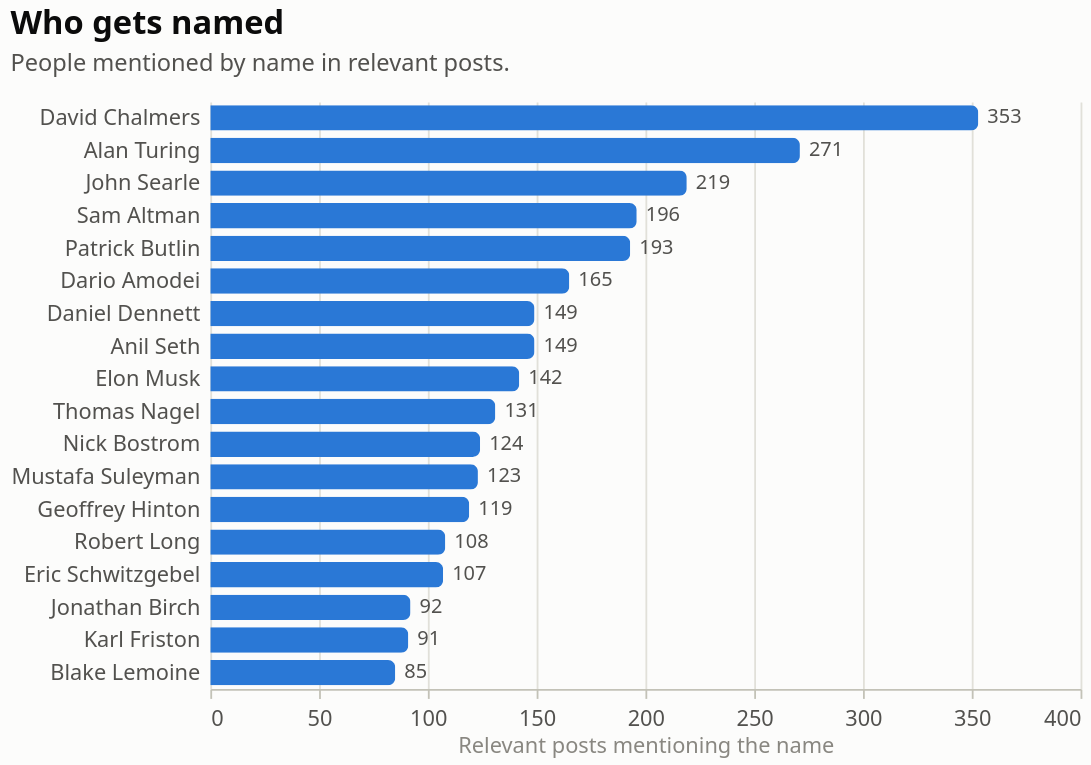

Write the Vega-Lite specification saved for this chart.
### Vega-Lite specification from a JSON file in a GitHub repository (floating-point values rounded to 4 significant figures)
{"$schema": "https://vega.github.io/schema/vega-lite/v6.4.1.json", "config": {"axis": {"domainColor": "#c3c2b7", "gridColor": "#e1e0d9", "gridWidth": 1, "labelColor": "#52514e", "labelFont": "system-ui, -apple-system, 'Segoe UI', sans-serif", "labelFontSize": 12, "labelPadding": 6, "tickColor": "#c3c2b7", "titleColor": "#898781", "titleFont": "system-ui, -apple-system, 'Segoe UI', sans-serif", "titleFontSize": 12, "titleFontWeight": 400}, "axisX": {"grid": false}, "axisY": {"domain": false, "ticks": false}, "background": "#fcfcfb", "bar": {"cornerRadiusEnd": 4}, "font": "system-ui, -apple-system, 'Segoe UI', sans-serif", "header": {"labelColor": "#0b0b0b", "labelFont": "system-ui, -apple-system, 'Segoe UI', sans-serif", "labelFontSize": 13, "labelFontWeight": 600, "titleColor": "#898781", "titleFont": "system-ui, -apple-system, 'Segoe UI', sans-serif"}, "legend": {"direction": "horizontal", "labelColor": "#52514e", "labelFont": "system-ui, -apple-system, 'Segoe UI', sans-serif", "labelFontSize": 12, "orient": "top", "symbolSize": 80, "symbolType": "square", "titleColor": "#898781", "titleFont": "system-ui, -apple-system, 'Segoe UI', sans-serif", "titleFontSize": 12, "titleOrient": "left"}, "line": {"strokeCap": "round", "strokeJoin": "round", "strokeWidth": 2}, "point": {"filled": true, "size": 64}, "range": {"category": ["#2a78d6", "#eb6834", "#1baf7a", "#eda100", "#e87ba4", "#008300", "#4a3aa7", "#e34948"]}, "text": {"color": "#52514e", "font": "system-ui, -apple-system, 'Segoe UI', sans-serif", "fontSize": 12}, "title": {"anchor": "start", "color": "#0b0b0b", "font": "system-ui, -apple-system, 'Segoe UI', sans-serif", "fontSize": 18, "fontWeight": 600, "offset": 14, "subtitleColor": "#52514e", "subtitleFontSize": 13, "subtitlePadding": 6}, "view": {"stroke": null}}, "data": {"name": "data-8d1ea433820e168a746d1661ca88c4a7"}, "datasets": {"data-8d1ea433820e168a746d1661ca88c4a7": [{"by_group": {"academic": 122, "ai_field": 66, "general": 110, "journalism": 29, "religion": 26}, "group": "philosopher", "name": "David Chalmers", "posts": 353, "share": 0.1259}, {"by_group": {"academic": 69, "ai_field": 73, "general": 91, "journalism": 25, "religion": 13}, "group": "scientist", "name": "Alan Turing", "posts": 271, "share": 0.0967}, {"by_group": {"academic": 88, "ai_field": 33, "general": 67, "journalism": 12, "religion": 19}, "group": "philosopher", "name": "John Searle", "posts": 219, "share": 0.0781}, {"by_group": {"academic": 28, "ai_field": 79, "general": 48, "journalism": 25, "religion": 16}, "group": "industry", "name": "Sam Altman", "posts": 196, "share": 0.0699}, {"by_group": {"academic": 77, "ai_field": 58, "general": 43, "journalism": 10, "religion": 5}, "group": "philosopher", "name": "Patrick Butlin", "posts": 193, "share": 0.0689}, {"by_group": {"academic": 23, "ai_field": 66, "general": 41, "journalism": 22, "religion": 13}, "group": "industry", "name": "Dario Amodei", "posts": 165, "share": 0.0589}, {"by_group": {"academic": 61, "ai_field": 24, "general": 41, "journalism": 13, "religion": 10}, "group": "philosopher", "name": "Daniel Dennett", "posts": 149, "share": 0.0532}, {"by_group": {"academic": 48, "ai_field": 34, "general": 46, "journalism": 12, "religion": 9}, "group": "scientist", "name": "Anil Seth", "posts": 149, "share": 0.0532}, {"by_group": {"academic": 21, "ai_field": 46, "general": 37, "journalism": 24, "religion": 14}, "group": "industry", "name": "Elon Musk", "posts": 142, "share": 0.0507}, {"by_group": {"academic": 46, "ai_field": 18, "general": 53, "journalism": 5, "religion": 9}, "group": "philosopher", "name": "Thomas Nagel", "posts": 131, "share": 0.0467}, {"by_group": {"academic": 42, "ai_field": 32, "general": 24, "journalism": 14, "religion": 12}, "group": "philosopher", "name": "Nick Bostrom", "posts": 124, "share": 0.0442}, {"by_group": {"academic": 24, "ai_field": 40, "general": 45, "journalism": 6, "religion": 8}, "group": "industry", "name": "Mustafa Suleyman", "posts": 123, "share": 0.0439}, {"by_group": {"academic": 25, "ai_field": 34, "general": 33, "journalism": 16, "religion": 11}, "group": "ai_researcher", "name": "Geoffrey Hinton", "posts": 119, "share": 0.0425}, {"by_group": {"academic": 39, "ai_field": 36, "general": 19, "journalism": 10, "religion": 4}, "group": "philosopher", "name": "Robert Long", "posts": 108, "share": 0.0385}, {"by_group": {"academic": 50, "ai_field": 30, "general": 20, "journalism": 3, "religion": 4}, "group": "philosopher", "name": "Eric Schwitzgebel", "posts": 107, "share": 0.0382}, {"by_group": {"academic": 40, "ai_field": 26, "general": 19, "journalism": 5, "religion": 2}, "group": "philosopher", "name": "Jonathan Birch", "posts": 92, "share": 0.0328}, {"by_group": {"academic": 38, "ai_field": 18, "general": 27, "journalism": 4, "religion": 4}, "group": "scientist", "name": "Karl Friston", "posts": 91, "share": 0.0325}, {"by_group": {"academic": 16, "ai_field": 26, "general": 26, "journalism": 14, "religion": 3}, "group": "ai_researcher", "name": "Blake Lemoine", "posts": 85, "share": 0.0303}]}, "height": 324, "layer": [{"encoding": {"tooltip": [{"field": "name", "type": "nominal"}, {"field": "group", "title": "Role", "type": "nominal"}, {"field": "posts", "title": "Posts", "type": "quantitative"}, {"field": "share", "format": ".0%", "title": "Share", "type": "quantitative"}], "x": {"axis": {"grid": true}, "field": "posts", "title": "Relevant posts mentioning the name", "type": "quantitative"}, "y": {"field": "name", "sort": ["David Chalmers", "Alan Turing", "John Searle", "Sam Altman", "Patrick Butlin", "Dario Amodei", "Daniel Dennett", "Anil Seth", "Elon Musk", "Thomas Nagel", "Nick Bostrom", "Mustafa Suleyman", "Geoffrey Hinton", "Robert Long", "Eric Schwitzgebel", "Jonathan Birch", "Karl Friston", "Blake Lemoine"], "title": null, "type": "nominal"}}, "mark": {"color": "#2a78d6", "height": 14, "type": "bar"}}, {"encoding": {"text": {"field": "posts", "format": ",d", "type": "quantitative"}, "x": {"field": "posts", "type": "quantitative"}, "y": {"field": "name", "sort": ["David Chalmers", "Alan Turing", "John Searle", "Sam Altman", "Patrick Butlin", "Dario Amodei", "Daniel Dennett", "Anil Seth", "Elon Musk", "Thomas Nagel", "Nick Bostrom", "Mustafa Suleyman", "Geoffrey Hinton", "Robert Long", "Eric Schwitzgebel", "Jonathan Birch", "Karl Friston", "Blake Lemoine"], "type": "nominal"}}, "mark": {"align": "left", "color": "#52514e", "dx": 5, "fontSize": 11, "type": "text"}}], "title": {"subtitle": "People mentioned by name in relevant posts.", "text": "Who gets named"}, "width": 480}
